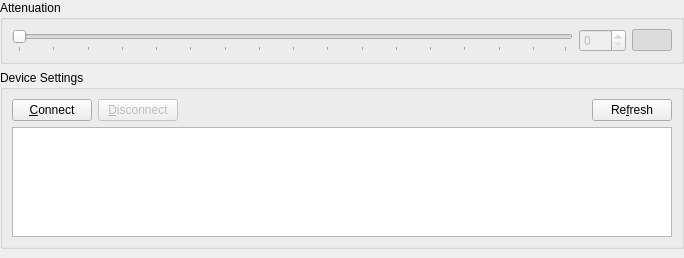
<?xml version="1.0" encoding="UTF-8"?>
<ui version="4.0">
 <class>QAttenuatorWidget</class>
 <widget class="QWidget" name="QAttenuatorWidget">
  <property name="geometry">
   <rect>
    <x>0</x>
    <y>0</y>
    <width>684</width>
    <height>258</height>
   </rect>
  </property>
  <property name="windowTitle">
   <string>USB Attenuator</string>
  </property>
  <property name="windowIcon">
   <iconset resource="../resrc/attenuator.qrc">
    <normaloff>:/icon/attenuator.png</normaloff>:/icon/attenuator.png</iconset>
  </property>
  <layout class="QVBoxLayout" name="horizontalLayout">
   <property name="leftMargin">
    <number>0</number>
   </property>
   <property name="topMargin">
    <number>0</number>
   </property>
   <property name="rightMargin">
    <number>0</number>
   </property>
   <property name="bottomMargin">
    <number>9</number>
   </property>
   <item>
    <widget class="QGroupBox" name="attenuationGroupBox">
     <property name="enabled">
      <bool>true</bool>
     </property>
     <property name="sizePolicy">
      <sizepolicy hsizetype="Preferred" vsizetype="Fixed">
       <horstretch>0</horstretch>
       <verstretch>0</verstretch>
      </sizepolicy>
     </property>
     <property name="title">
      <string>Attenuation</string>
     </property>
     <layout class="QHBoxLayout" name="verticalLayout">
      <item>
       <widget class="QSlider" name="attenuationSlider">
        <property name="enabled">
         <bool>false</bool>
        </property>
        <property name="sizePolicy">
         <sizepolicy hsizetype="Expanding" vsizetype="Expanding">
          <horstretch>0</horstretch>
          <verstretch>0</verstretch>
         </sizepolicy>
        </property>
        <property name="minimumSize">
         <size>
          <width>525</width>
          <height>0</height>
         </size>
        </property>
        <property name="maximum">
         <number>255</number>
        </property>
        <property name="orientation">
         <enum>Qt::Horizontal</enum>
        </property>
        <property name="tickPosition">
         <enum>QSlider::TicksBelow</enum>
        </property>
        <property name="tickInterval">
         <number>16</number>
        </property>
       </widget>
      </item>
      <item>
       <widget class="QSpinBox" name="attenuationSpinBox">
        <property name="enabled">
         <bool>false</bool>
        </property>
        <property name="maximum">
         <number>255</number>
        </property>
       </widget>
      </item>
      <item>
       <widget class="QPushButton" name="settingsButton">
        <property name="text">
         <string/>
        </property>
        <property name="icon">
         <iconset resource="../resrc/attenuator.qrc">
          <normaloff>:/icon/configure.png</normaloff>:/icon/configure.png</iconset>
        </property>
        <property name="checkable">
         <bool>true</bool>
        </property>
        <property name="checked">
         <bool>true</bool>
        </property>
       </widget>
      </item>
     </layout>
    </widget>
   </item>
   <item>
    <widget class="QGroupBox" name="settingsGroupBox">
     <property name="sizePolicy">
      <sizepolicy hsizetype="Preferred" vsizetype="Expanding">
       <horstretch>0</horstretch>
       <verstretch>0</verstretch>
      </sizepolicy>
     </property>
     <property name="title">
      <string>Device Settings</string>
     </property>
     <layout class="QGridLayout" name="gridLayout">
      <item row="0" column="0">
       <widget class="QPushButton" name="connectButton">
        <property name="text">
         <string>&amp;Connect</string>
        </property>
        <property name="icon">
         <iconset resource="../resrc/attenuator.qrc">
          <normaloff>:/icon/view-refresh.png</normaloff>:/icon/view-refresh.png</iconset>
        </property>
       </widget>
      </item>
      <item row="0" column="1">
       <widget class="QPushButton" name="disconnectButton">
        <property name="enabled">
         <bool>false</bool>
        </property>
        <property name="text">
         <string>&amp;Disconnect</string>
        </property>
        <property name="icon">
         <iconset resource="../resrc/attenuator.qrc">
          <normaloff>:/icon/dialog-cancel.png</normaloff>:/icon/dialog-cancel.png</iconset>
        </property>
       </widget>
      </item>
      <item row="0" column="2">
       <spacer name="horizontalSpacer">
        <property name="orientation">
         <enum>Qt::Horizontal</enum>
        </property>
        <property name="sizeHint" stdset="0">
         <size>
          <width>40</width>
          <height>20</height>
         </size>
        </property>
       </spacer>
      </item>
      <item row="0" column="3">
       <widget class="QPushButton" name="refreshButton">
        <property name="text">
         <string>Re&amp;fresh</string>
        </property>
        <property name="icon">
         <iconset resource="../resrc/attenuator.qrc">
          <normaloff>:/icon/edit-redo.png</normaloff>:/icon/edit-redo.png</iconset>
        </property>
        <property name="flat">
         <bool>false</bool>
        </property>
       </widget>
      </item>
      <item row="1" column="0" colspan="4">
       <widget class="QTableView" name="deviceTableView">
        <property name="sizePolicy">
         <sizepolicy hsizetype="Expanding" vsizetype="MinimumExpanding">
          <horstretch>0</horstretch>
          <verstretch>0</verstretch>
         </sizepolicy>
        </property>
        <property name="minimumSize">
         <size>
          <width>525</width>
          <height>100</height>
         </size>
        </property>
        <property name="horizontalScrollBarPolicy">
         <enum>Qt::ScrollBarAlwaysOff</enum>
        </property>
        <property name="alternatingRowColors">
         <bool>true</bool>
        </property>
        <property name="selectionMode">
         <enum>QAbstractItemView::SingleSelection</enum>
        </property>
        <property name="selectionBehavior">
         <enum>QAbstractItemView::SelectRows</enum>
        </property>
        <property name="showGrid">
         <bool>false</bool>
        </property>
        <property name="cornerButtonEnabled">
         <bool>false</bool>
        </property>
        <attribute name="horizontalHeaderCascadingSectionResizes">
         <bool>true</bool>
        </attribute>
        <attribute name="horizontalHeaderDefaultSectionSize">
         <number>175</number>
        </attribute>
        <attribute name="horizontalHeaderHighlightSections">
         <bool>false</bool>
        </attribute>
        <attribute name="horizontalHeaderMinimumSectionSize">
         <number>70</number>
        </attribute>
        <attribute name="horizontalHeaderStretchLastSection">
         <bool>true</bool>
        </attribute>
        <attribute name="verticalHeaderVisible">
         <bool>false</bool>
        </attribute>
        <attribute name="verticalHeaderDefaultSectionSize">
         <number>25</number>
        </attribute>
        <attribute name="verticalHeaderMinimumSectionSize">
         <number>20</number>
        </attribute>
       </widget>
      </item>
     </layout>
    </widget>
   </item>
  </layout>
 </widget>
 <tabstops>
  <tabstop>attenuationSlider</tabstop>
  <tabstop>attenuationSpinBox</tabstop>
  <tabstop>settingsButton</tabstop>
  <tabstop>connectButton</tabstop>
  <tabstop>disconnectButton</tabstop>
  <tabstop>refreshButton</tabstop>
 </tabstops>
 <resources>
  <include location="../resrc/attenuator.qrc"/>
 </resources>
 <connections>
  <connection>
   <sender>attenuationSpinBox</sender>
   <signal>valueChanged(int)</signal>
   <receiver>attenuationSlider</receiver>
   <slot>setValue(int)</slot>
   <hints>
    <hint type="sourcelabel">
     <x>549</x>
     <y>53</y>
    </hint>
    <hint type="destinationlabel">
     <x>283</x>
     <y>52</y>
    </hint>
   </hints>
  </connection>
  <connection>
   <sender>attenuationSlider</sender>
   <signal>valueChanged(int)</signal>
   <receiver>attenuationSpinBox</receiver>
   <slot>setValue(int)</slot>
   <hints>
    <hint type="sourcelabel">
     <x>295</x>
     <y>43</y>
    </hint>
    <hint type="destinationlabel">
     <x>549</x>
     <y>53</y>
    </hint>
   </hints>
  </connection>
  <connection>
   <sender>settingsButton</sender>
   <signal>toggled(bool)</signal>
   <receiver>settingsGroupBox</receiver>
   <slot>setVisible(bool)</slot>
   <hints>
    <hint type="sourcelabel">
     <x>572</x>
     <y>46</y>
    </hint>
    <hint type="destinationlabel">
     <x>535</x>
     <y>83</y>
    </hint>
   </hints>
  </connection>
 </connections>
</ui>
